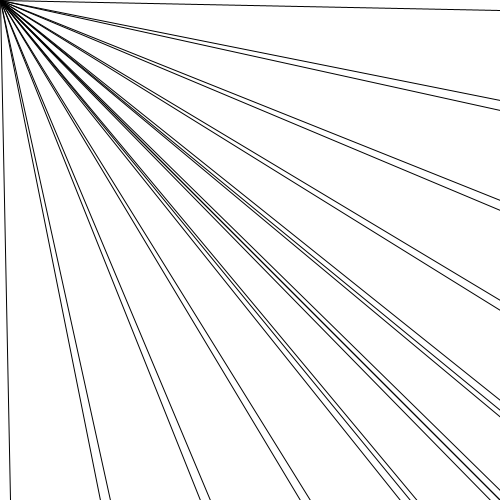
Frame 1 (no input)
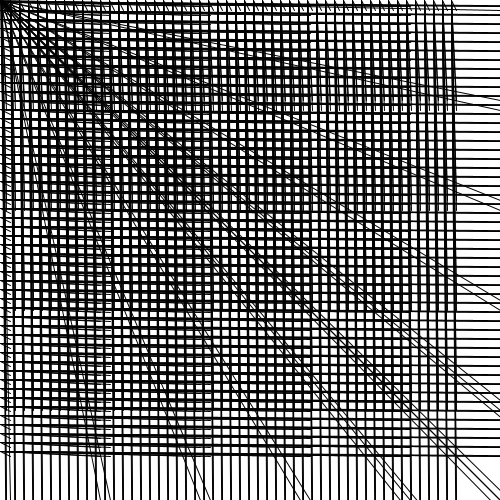
Frame 60 (the mouse pressed at the canvas centre just before this capture)
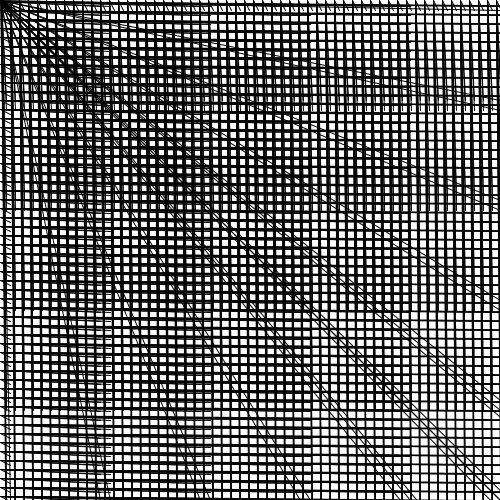
Frame 120 (the mouse held since frame 60 and released just before this capture)

The Processing sketch that drew these frames (run headless with seeded random() and noise(); from frame 60 on, the mouse is pressed at the canvas centre):

// Processing sketch: processing_32004
// ── processing_32004.pde



int a = 0;
int b = -80;
int c = 500;

void setup (){
 size (500, 500);
 background (255);

}  
  
void draw (){  
  line(a, 0 , c, 100);
  line(a, 0 , c, 200);
  line(a, 0 , c, 300);
  line(a, 0 , c, 400);
  line(a, 0 , c, 500);
  line(a, 0 , c, 600);
  
  line(a, 0, c, 10);
  line(a, 0, c, 110);
  line(a, 0, c, 210);
  line(a, 0, c, 310);
  line(a, 0, c, 410);
  line(a, 0, c, 510);
  
  line(10, c, 0, a);
  line(110, c, 0, a);
  line(210, c, 0, a);
  line(310, c, 0, a);
  line(410, c, 0, a);
  line(510, c, 0, a);
  
  line(100, c, 0, a);
  line(200, c, 0, a);
  line(300, c, 0, a);
  line(400, c, 0, a);
  line(500, c, 0, a);
  line(600, c, 0, a);
  
  a = b + 9;
  b = a + 0;
  a = a + 0;
  c = b + 5;

}
